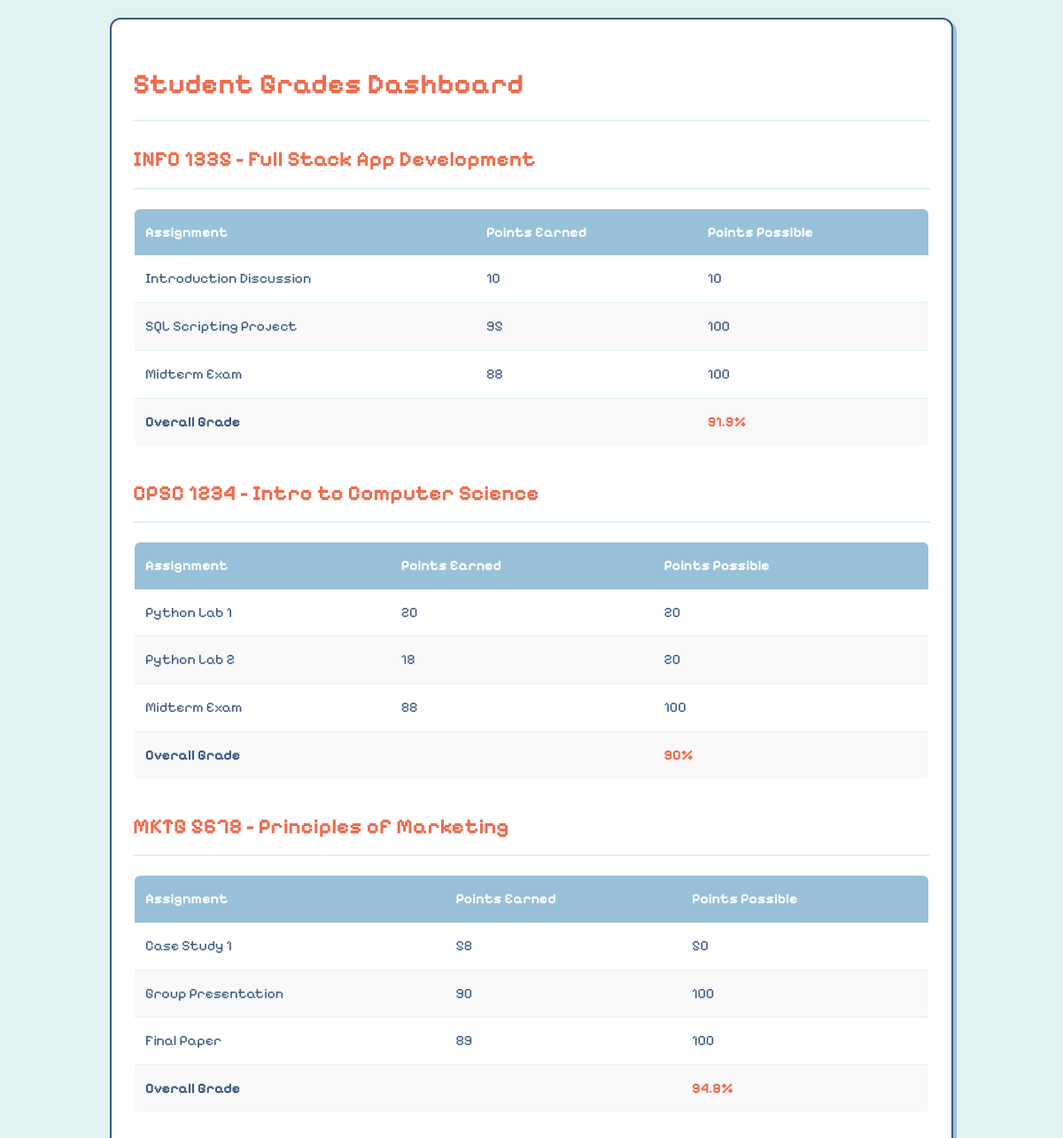
The app's page /results.php with its own data.
### tables this page shows
CREATE TABLE IF NOT EXISTS class (
  class_id INT NOT NULL AUTO_INCREMENT,
  department_code CHAR(4) NULL,
  course_number INT NULL,
  course_section CHAR(4) NULL,
  course_name VARCHAR(100) NULL,
  academic_quarter CHAR(2) NULL,
  academic_year INT NULL,
  PRIMARY KEY (class_id)
);

CREATE TABLE IF NOT EXISTS assignment (
  grade_id INT NOT NULL AUTO_INCREMENT,
  task_name VARCHAR(100) NULL,
  points_earned INT NOT NULL,
  points_possible INT NOT NULL,
  class_id INT NOT NULL,
  PRIMARY KEY (grade_id),
  CONSTRAINT fk_assignment_class
    FOREIGN KEY (class_id) REFERENCES class (class_id)
);

### results.php (the view, shortened to what this page needs)
<?php
require_once('database.php');
?>
<!DOCTYPE html>
<html lang="en">
<head>
    <link rel="stylesheet" href="main.css">
</head>
<body>
    <div class="container">
        <h1>Student Grades Dashboard</h1>
        <?php
        $sql_classes = "SELECT * FROM class ORDER BY class_id";
        $result_classes = mysqli_query($conn, $sql_classes);
        if (mysqli_num_rows($result_classes) > 0) {
            while ($class = mysqli_fetch_assoc($result_classes)) {
                $class_id = $class['class_id'];
                $class_name = $class['course_name'];
                $dept_code = $class['department_code'];
                $course_num = $class['course_number'];
                echo "<h2>$dept_code $course_num - $class_name</h2>";
                $sql_assignments = "SELECT * FROM assignment WHERE class_id = $class_id";
                $result_assignments = mysqli_query($conn, $sql_assignments);
                $total_points_earned = 0;
                $total_points_possible = 0;
                if (mysqli_num_rows($result_assignments) > 0) {
                    echo "<table>";
                    echo "<thead><tr><th>Assignment</th><th>Points Earned</th><th>Points Possible</th></tr></thead>";
                    echo "<tbody>";
                    while ($assignment = mysqli_fetch_assoc($result_assignments)) {
                        echo "<tr>";
                        echo "<td>" . $assignment['task_name'] . "</td>";
                        echo "<td>" . $assignment['points_earned'] . "</td>";
                        echo "<td>" . $assignment['points_possible'] . "</td>";
                        echo "</tr>";
                        $total_points_earned += $assignment['points_earned'];
                        $total_points_possible += $assignment['points_possible'];
                    }
                    $overall_grade = ($total_points_possible > 0)
                        ? round(($total_points_earned / $total_points_possible) * 100, 2)
                        : 0;
                    echo "<tr class='grade-row'>";
                    echo "<td>Overall Grade</td>";
                    echo "<td></td>";
                    echo "<td class='grade-percentage'>$overall_grade%</td>";
                    echo "</tr>";
                    echo "</tbody>";
                    echo "</table>";
                } else {
                    echo "<p>No assignments found for this class.</p>";
                }
            }
        } else {
            echo "<p>No classes found in the database.</p>";
        }
        ?>
    </div>
</body>
</html>

### main.css (style rules this page uses)
body { font-family: 'Pixelify Sans', sans-serif; background-color: #e0f2f1; color: #3d5a80; margin: 0; padding: 20px; line-height: 1.8; }
.container { max-width: 900px; margin: 0 auto; padding: 24px; background-color: #ffffff; box-shadow: 4px 4px 0px 0px #98c1d9; border-radius: 12px; border: 2px solid #3d5a80; }
h1, h2, h3 { color: #ee6c4d; border-bottom: 2px solid #e0f2f1; padding-bottom: 10px; }
table { width: 100%; border-collapse: collapse; margin-top: 20px; margin-bottom: 30px; border: 2px solid #3d5a80; border-radius: 8px; overflow: hidden; }
thead th { background-color: #98c1d9; color: #ffffff; text-align: left; padding: 12px; }
tbody tr:nth-child(even) { background-color: #f9f9f9; }
tbody td { padding: 12px; border-bottom: 1px solid #e0f2f1; }
.grade-row { font-weight: bold; background-color: #fff3e0; }
.grade-percentage { color: #ee6c4d; }

### records on screen
class: department_code "INFO", course_number "1335", course_name "Full Stack App Development", overall_grade "91.9"
assignment: task_name "Introduction Discussion", points_earned "10", points_possible "10"
assignment: task_name "SQL Scripting Project", points_earned "95", points_possible "100"
assignment: task_name "Midterm Exam", points_earned "88", points_possible "100"
class: department_code "CPSC", course_number "1234", course_name "Intro to Computer Science", overall_grade "90"
assignment: task_name "Python Lab 1", points_earned "20", points_possible "20"
assignment: task_name "Python Lab 2", points_earned "18", points_possible "20"
assignment: task_name "Midterm Exam", points_earned "88", points_possible "100"
class: department_code "MKTG", course_number "5678", course_name "Principles of Marketing", overall_grade "94.8"
assignment: task_name "Case Study 1", points_earned "58", points_possible "50"
assignment: task_name "Group Presentation", points_earned "90", points_possible "100"
assignment: task_name "Final Paper", points_earned "89", points_possible "100"
